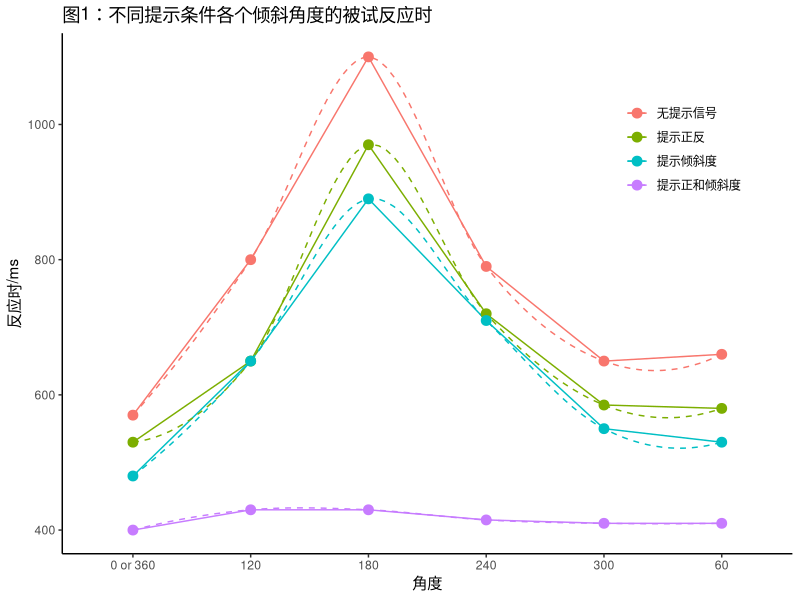
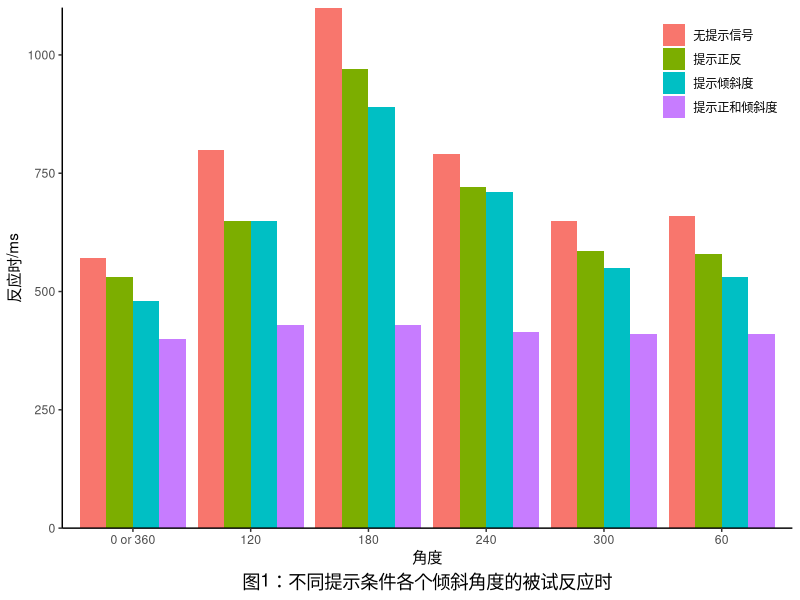

Recreate these plots in R, in order.
library(ggplot2)
library(tidyverse)
library(reshape2)

no_cue = c(570,660,800,1100,790,650)
cue_upright_inverted = c(530,580,650,970,720,585)
cue_slope = c(480,530,650,890,710,550)
cue_u_s = c(400,410,430,430,415,410)
angle = c('0 or 360','60','120','180','240','300')

df = data.frame(no_cue,cue_upright_inverted,cue_slope,cue_u_s,angle)

df = melt(df, id="angle",value.name = 'value')  

df = data.frame(df)
df$value = as.numeric(df$value)

ggplot(data = df,aes(x = angle, y = value, group = factor(variable), color = variable)) +
#  geom_col(fill = 'black',width = .5)+
  geom_line()+
  geom_smooth(se=FALSE, linetype="dashed", size=0.5) +
#  geom_xspline(size=0.5)+
  geom_point(size=3)+
#  theme_bw()+
#  
#  theme(axis.text.x = element_text(face="bold", size=12),axis.text.y = element_text(face="bold", size=12))+
#  scale_y_continuous(expand=c(0,0), limits=c(0, 35), breaks=seq(0, 35, by=5),sec.axis = sec_axis(~.+5,name="Number"))+
#  geom_text(aes(Var1,prob+2,label = label),size = 4,fontface = "bold",hjust = 0.5,vjust = 1)+  
#  theme(axis.line.x=element_line(size=.5, colour="black"),
#        axis.line.y=element_line(size=.5, colour="black"),
#        axis.title.x=element_text(colour='black', size=16,face = "bold"),
#        axis.title.y=element_text(colour='black', size=16,face = "bold"),
#        axis.ticks = element_line(color = "black"),
#        axis.ticks.length = unit(0.2,"lines"), #控制坐标轴深处标签
#        axis.line = element_line(colour = "black",size = 14), 
#        axis.text.y = element_text(colour='black',size=10),
#        panel.border = element_blank(),
#        panel.background = element_blank(),
#        axis.text.x = element_text(angle = 45,colour = "black",size = 10,vjust = 0.8,hjust = 0.8))+
  ggtitle("图1：不同提示条件各个倾斜角度的被试反应时")+
#  scale_y_continuous(expand=c(0,0))+
  scale_colour_discrete(name = "",labels=c("无提示信号","提示正反","提示倾斜度","提示正和倾斜度"))+  theme_classic()+
  labs(x = "角度",y="反应时/ms")+
  theme(
    rect = element_rect(colour = 'white'),
    legend.position = c(0.85,0.80),
    #legend.background = element_rect(fill = 'white',size=.5,color = 'black', linetype='solid'),
    legend.key = element_blank(),
    legend.title.align =  0.3,
    panel.grid.major = element_blank(),
    panel.grid.minor = element_blank(),
    
  ) 


ggplot(data = df,aes(x = angle, y = value, group = factor(variable), fill = variable)) +
  geom_col(position = "dodge")+
  scale_fill_discrete(name = "",labels=c("无提示信号","提示正反","提示倾斜度","提示正和倾斜度"))+  theme_classic()+
  labs(x = "角度",y="反应时/ms",caption="图1：不同提示条件各个倾斜角度的被试反应时")+
  scale_y_continuous(expand=c(0,0))+
  theme(
    rect = element_rect(colour = 'white'),
    legend.position = c(0.90,0.90),
     legend.key = element_blank(),
    legend.title.align =  0.3,
    panel.grid.major = element_blank(),
    panel.grid.minor = element_blank(),
    plot.caption = element_text(hjust=0.5, size=rel(1.2))
    
  ) 

